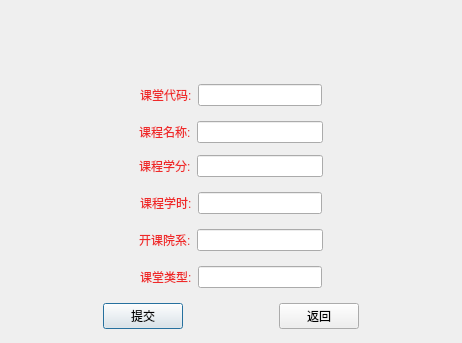
<?xml version="1.0" encoding="UTF-8"?>
<ui version="4.0">
 <class>Course</class>
 <widget class="QDialog" name="Course">
  <property name="geometry">
   <rect>
    <x>0</x>
    <y>0</y>
    <width>462</width>
    <height>343</height>
   </rect>
  </property>
  <property name="windowTitle">
   <string/>
  </property>
  <layout class="QVBoxLayout" name="verticalLayout">
   <item>
    <widget class="QLabel" name="titleLabel">
     <property name="font">
      <font>
       <pointsize>16</pointsize>
      </font>
     </property>
     <property name="layoutDirection">
      <enum>Qt::LeftToRight</enum>
     </property>
     <property name="autoFillBackground">
      <bool>false</bool>
     </property>
     <property name="text">
      <string/>
     </property>
     <property name="alignment">
      <set>Qt::AlignCenter</set>
     </property>
    </widget>
   </item>
   <item>
    <layout class="QHBoxLayout" name="horizontalLayout_7">
     <property name="leftMargin">
      <number>6</number>
     </property>
     <property name="topMargin">
      <number>6</number>
     </property>
     <property name="rightMargin">
      <number>6</number>
     </property>
     <property name="bottomMargin">
      <number>6</number>
     </property>
     <item>
      <spacer name="horizontalSpacer_12">
       <property name="orientation">
        <enum>Qt::Horizontal</enum>
       </property>
       <property name="sizeHint" stdset="0">
        <size>
         <width>40</width>
         <height>20</height>
        </size>
       </property>
      </spacer>
     </item>
     <item>
      <widget class="QLabel" name="label_2">
       <property name="styleSheet">
        <string notr="true">color: rgb(239, 41, 41);</string>
       </property>
       <property name="text">
        <string>课堂代码:</string>
       </property>
      </widget>
     </item>
     <item>
      <widget class="QLineEdit" name="CnoEdit">
       <property name="readOnly">
        <bool>false</bool>
       </property>
      </widget>
     </item>
     <item>
      <spacer name="horizontalSpacer_13">
       <property name="orientation">
        <enum>Qt::Horizontal</enum>
       </property>
       <property name="sizeHint" stdset="0">
        <size>
         <width>40</width>
         <height>20</height>
        </size>
       </property>
      </spacer>
     </item>
    </layout>
   </item>
   <item>
    <layout class="QHBoxLayout" name="horizontalLayout">
     <property name="leftMargin">
      <number>3</number>
     </property>
     <property name="topMargin">
      <number>3</number>
     </property>
     <property name="rightMargin">
      <number>3</number>
     </property>
     <property name="bottomMargin">
      <number>3</number>
     </property>
     <item>
      <spacer name="horizontalSpacer_6">
       <property name="orientation">
        <enum>Qt::Horizontal</enum>
       </property>
       <property name="sizeHint" stdset="0">
        <size>
         <width>40</width>
         <height>20</height>
        </size>
       </property>
      </spacer>
     </item>
     <item>
      <widget class="QLabel" name="label">
       <property name="styleSheet">
        <string notr="true">color:
rgb(239, 41, 41)</string>
       </property>
       <property name="text">
        <string>课程名称:</string>
       </property>
      </widget>
     </item>
     <item>
      <widget class="QLineEdit" name="CnameEdit">
       <property name="readOnly">
        <bool>false</bool>
       </property>
      </widget>
     </item>
     <item>
      <spacer name="horizontalSpacer_7">
       <property name="orientation">
        <enum>Qt::Horizontal</enum>
       </property>
       <property name="sizeHint" stdset="0">
        <size>
         <width>40</width>
         <height>20</height>
        </size>
       </property>
      </spacer>
     </item>
    </layout>
   </item>
   <item>
    <layout class="QHBoxLayout" name="horizontalLayout_3">
     <property name="leftMargin">
      <number>3</number>
     </property>
     <property name="topMargin">
      <number>3</number>
     </property>
     <property name="rightMargin">
      <number>3</number>
     </property>
     <property name="bottomMargin">
      <number>3</number>
     </property>
     <item>
      <spacer name="horizontalSpacer_4">
       <property name="orientation">
        <enum>Qt::Horizontal</enum>
       </property>
       <property name="sizeHint" stdset="0">
        <size>
         <width>40</width>
         <height>20</height>
        </size>
       </property>
      </spacer>
     </item>
     <item>
      <widget class="QLabel" name="label_3">
       <property name="styleSheet">
        <string notr="true">color:
rgb(239, 41, 41)</string>
       </property>
       <property name="text">
        <string>课程学分:</string>
       </property>
      </widget>
     </item>
     <item>
      <widget class="QLineEdit" name="CcreditEdit">
       <property name="readOnly">
        <bool>false</bool>
       </property>
      </widget>
     </item>
     <item>
      <spacer name="horizontalSpacer_5">
       <property name="orientation">
        <enum>Qt::Horizontal</enum>
       </property>
       <property name="sizeHint" stdset="0">
        <size>
         <width>40</width>
         <height>20</height>
        </size>
       </property>
      </spacer>
     </item>
    </layout>
   </item>
   <item>
    <layout class="QHBoxLayout" name="horizontalLayout_4">
     <property name="leftMargin">
      <number>6</number>
     </property>
     <property name="topMargin">
      <number>6</number>
     </property>
     <property name="rightMargin">
      <number>6</number>
     </property>
     <property name="bottomMargin">
      <number>6</number>
     </property>
     <item>
      <spacer name="horizontalSpacer_8">
       <property name="orientation">
        <enum>Qt::Horizontal</enum>
       </property>
       <property name="sizeHint" stdset="0">
        <size>
         <width>40</width>
         <height>20</height>
        </size>
       </property>
      </spacer>
     </item>
     <item>
      <widget class="QLabel" name="label_4">
       <property name="styleSheet">
        <string notr="true">color:
rgb(239, 41, 41)</string>
       </property>
       <property name="text">
        <string>课程学时:</string>
       </property>
      </widget>
     </item>
     <item>
      <widget class="QLineEdit" name="ChourEdit">
       <property name="readOnly">
        <bool>false</bool>
       </property>
      </widget>
     </item>
     <item>
      <spacer name="horizontalSpacer_9">
       <property name="orientation">
        <enum>Qt::Horizontal</enum>
       </property>
       <property name="sizeHint" stdset="0">
        <size>
         <width>40</width>
         <height>20</height>
        </size>
       </property>
      </spacer>
     </item>
    </layout>
   </item>
   <item>
    <layout class="QHBoxLayout" name="horizontalLayout_2">
     <property name="leftMargin">
      <number>3</number>
     </property>
     <property name="topMargin">
      <number>3</number>
     </property>
     <property name="rightMargin">
      <number>3</number>
     </property>
     <property name="bottomMargin">
      <number>3</number>
     </property>
     <item>
      <spacer name="horizontalSpacer_14">
       <property name="orientation">
        <enum>Qt::Horizontal</enum>
       </property>
       <property name="sizeHint" stdset="0">
        <size>
         <width>40</width>
         <height>20</height>
        </size>
       </property>
      </spacer>
     </item>
     <item>
      <widget class="QLabel" name="label_6">
       <property name="styleSheet">
        <string notr="true">color:
rgb(239, 41, 41)</string>
       </property>
       <property name="text">
        <string>开课院系:</string>
       </property>
      </widget>
     </item>
     <item>
      <widget class="QLineEdit" name="CdeptEdit">
       <property name="readOnly">
        <bool>false</bool>
       </property>
      </widget>
     </item>
     <item>
      <spacer name="horizontalSpacer_15">
       <property name="orientation">
        <enum>Qt::Horizontal</enum>
       </property>
       <property name="sizeHint" stdset="0">
        <size>
         <width>40</width>
         <height>20</height>
        </size>
       </property>
      </spacer>
     </item>
    </layout>
   </item>
   <item>
    <layout class="QHBoxLayout" name="horizontalLayout_5">
     <property name="leftMargin">
      <number>6</number>
     </property>
     <property name="topMargin">
      <number>6</number>
     </property>
     <property name="rightMargin">
      <number>6</number>
     </property>
     <property name="bottomMargin">
      <number>6</number>
     </property>
     <item>
      <spacer name="horizontalSpacer_10">
       <property name="orientation">
        <enum>Qt::Horizontal</enum>
       </property>
       <property name="sizeHint" stdset="0">
        <size>
         <width>40</width>
         <height>20</height>
        </size>
       </property>
      </spacer>
     </item>
     <item>
      <widget class="QLabel" name="label_5">
       <property name="styleSheet">
        <string notr="true">color:
rgb(239, 41, 41)</string>
       </property>
       <property name="text">
        <string>课堂类型:</string>
       </property>
      </widget>
     </item>
     <item>
      <widget class="QLineEdit" name="CtypeEdit">
       <property name="readOnly">
        <bool>false</bool>
       </property>
      </widget>
     </item>
     <item>
      <spacer name="horizontalSpacer_11">
       <property name="orientation">
        <enum>Qt::Horizontal</enum>
       </property>
       <property name="sizeHint" stdset="0">
        <size>
         <width>40</width>
         <height>20</height>
        </size>
       </property>
      </spacer>
     </item>
    </layout>
   </item>
   <item>
    <layout class="QHBoxLayout" name="horizontalLayout_6">
     <property name="leftMargin">
      <number>3</number>
     </property>
     <property name="topMargin">
      <number>3</number>
     </property>
     <property name="rightMargin">
      <number>3</number>
     </property>
     <property name="bottomMargin">
      <number>3</number>
     </property>
     <item>
      <spacer name="horizontalSpacer">
       <property name="orientation">
        <enum>Qt::Horizontal</enum>
       </property>
       <property name="sizeHint" stdset="0">
        <size>
         <width>40</width>
         <height>20</height>
        </size>
       </property>
      </spacer>
     </item>
     <item>
      <widget class="QPushButton" name="commitBtn">
       <property name="text">
        <string>提交</string>
       </property>
      </widget>
     </item>
     <item>
      <spacer name="horizontalSpacer_2">
       <property name="orientation">
        <enum>Qt::Horizontal</enum>
       </property>
       <property name="sizeHint" stdset="0">
        <size>
         <width>40</width>
         <height>20</height>
        </size>
       </property>
      </spacer>
     </item>
     <item>
      <widget class="QPushButton" name="returnBtn">
       <property name="text">
        <string>返回</string>
       </property>
      </widget>
     </item>
     <item>
      <spacer name="horizontalSpacer_3">
       <property name="orientation">
        <enum>Qt::Horizontal</enum>
       </property>
       <property name="sizeHint" stdset="0">
        <size>
         <width>40</width>
         <height>20</height>
        </size>
       </property>
      </spacer>
     </item>
    </layout>
   </item>
  </layout>
 </widget>
 <resources/>
 <connections/>
</ui>
